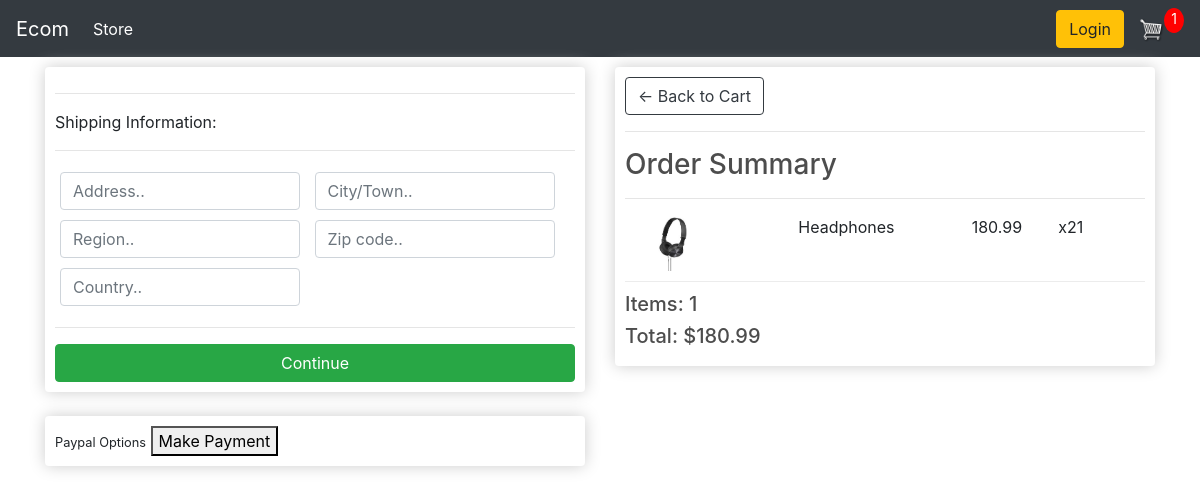
Before: /checkout/ (signed in) with the older database file.
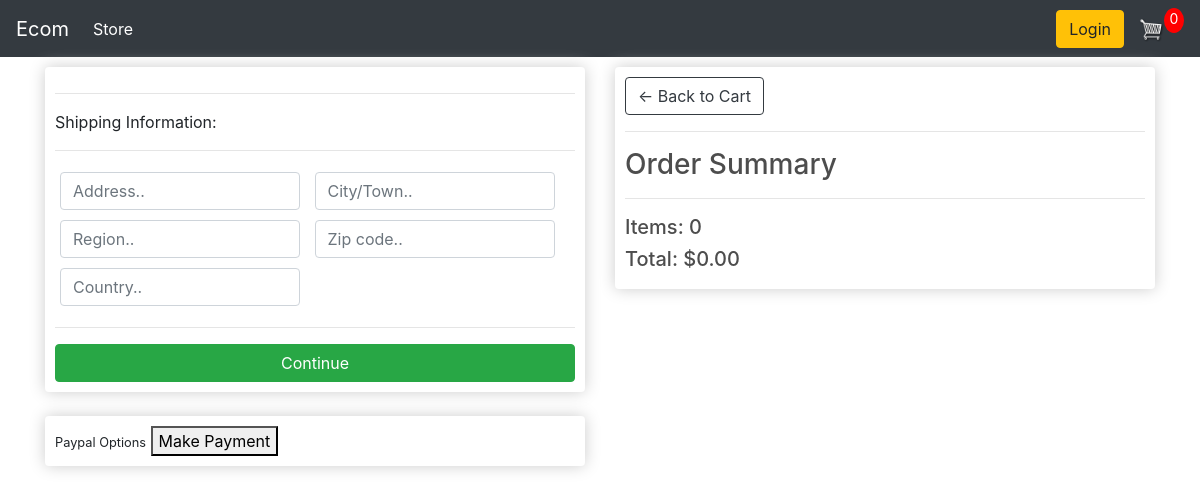
After: the same page with the newer database file.
### store/models.py (models this page shows, shortened)
class OrderItem(models.Model):
    product = models.ForeignKey(Product, on_delete=models.SET_NULL, blank=True, null=True)
    order = models.ForeignKey(Order, on_delete=models.SET_NULL, blank=True, null=True)
    quantity = models.IntegerField(default=0, null=True, blank=True)
    date_added = models.DateTimeField(auto_now_add=True)
    @property
    def get_total(self):
        total = self.product.price * self.quantity
        return total

class Product(models.Model):
    name = models.CharField(max_length=200, null=True)
    price = models.FloatField()
    digital = models.BooleanField(default=False, null=True, blank=False)
    image = models.ImageField(null=True, blank=True)
    @property
    def imageURL(self):
        try:
            url = self.image.url
        except:
            url = ''
        return url

class Order(models.Model):
    customer = models.ForeignKey(Customer, on_delete=models.SET_NULL, blank=True, null=True)
    date_ordered = models.DateTimeField(auto_now_add=True)
    complete = models.BooleanField(default=False, null=True, blank=False)
    transaction_id = models.CharField(max_length=200, null=True)
    shipping = models.CharField(max_length=200, null=True)
    @property
    def shipping(self):
        shipping = False
        orderitems = self.orderitem_set.all()
        for i in orderitems:
            if i.product.digital == False:
                shipping = True
        return shipping
    @property
    def get_cart_total(self):
        orderitems = self.orderitem_set.all()
        total = sum([item.get_total for item in orderitems])
        return total
    @property
    def get_cart_items(self):
        orderitems = self.orderitem_set.all()
        total = sum([item.quantity for item in orderitems])
        return total

### store/views.py (the view)
# urls.py: path('checkout/', views.checkout, name="checkout"),
def checkout(request):
    if request.user.is_authenticated:
        customer = request.user.customer
        order, created = Order.objects.get_or_create(customer=customer, complete=False)
        items = order.orderitem_set.all()
        cartItems = order.get_cart_items
    else:
        items = []
        order = {"get_cart_total": 0, "get_cart_items": 0}
        cartItems = order["get_cart_items"]
    context = {"items": items, "order": order, "cartItems": cartItems}
    return render(request, "store/checkout.html", context)

### store/templates/store/checkout.html (shortened to what this page needs)
{% extends 'store/main.html' %}
{% load static %}
{% block content %}
     <div class="row">
		<div class="col-lg-6">
			<div class="box-element" id="form-wrapper">
				<form id="form">
					<div id="shipping-info">
						<hr>
						<p>Shipping Information:</p>
						<hr>
						<div class="form-field">
							<input class="form-control" type="text" name="address" placeholder="Address..">
						</div>
						<div class="form-field">
							<input class="form-control" type="text" name="city" placeholder="City/Town..">
						</div>
						<div class="form-field">
							<input class="form-control" type="text" name="region" placeholder="Region..">
						</div>
						<div class="form-field">
							<input class="form-control" type="text" name="zipcode" placeholder="Zip code..">
						</div>
						<div class="form-field">
							<input class="form-control" type="text" name="country" placeholder="Country..">
						</div>
					</div>
					<hr>
					<input id="form-button" class="btn btn-success btn-block" type="submit" value="Continue">
				</form>
			</div>
			<br>
			<div class="box-element hidden" id="payment-info">
				<small>Paypal Options</small>
				<button id="make-payment">Make Payment</button>
			</div>
		</div>
		<div class="col-lg-6">
			<div class="box-element">
				<a  class="btn btn-outline-dark" href="{% url 'cart' %}">&#x2190; Back to Cart</a>
				<hr>
				<h3>Order Summary</h3>
				<hr>
				{% for item in items %}
				<div class="cart-row">
					<div style="flex:2"><img class="row-image" src="{{item.product.imageURL}}"></div>
					<div style="flex:2"><p>{{item.product.name}}</p></div>
					<div style="flex:1"><p>{{item.product.price}}</p></div>
					<div style="flex:1"><p>x2{{item.quantity}}</p></div>
				</div>
				{% endfor %}
				<h5>Items: {{order.get_cart_items}}</h5>
				<h5>Total: ${{order.get_cart_total|floatformat:2}}</h5>
			</div>
		</div>
	</div>
{% endblock content %}

Changed rows visible on the page:
removed OrderItem: product.imageURL (picture), product.name "Headphones", product.price "180.99", quantity "1"
computed for Order: get_cart_items "1" → "0"; get_cart_total "180.99" → "0.00"
Other visible differences:
{{ cartItems }}: "1" → "0"
